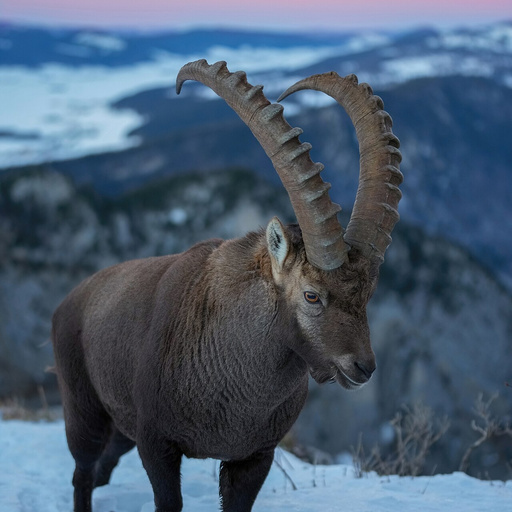
#> input picture paper1_dataset/images_natural_512/natural_animal_04b0165e2a020013.jpg, 512 x 512 px
$ python -i attacks.py   (imports and definitions only)
#> lines starting #> are read from the running program, lines starting #| are printed output that depends on the picture
#> further down, picture is the input picture: shape (512, 512, 3); mean B, G, R 112.6, 92.8, 74.3
#!/usr/bin/env python3
"""Image perturbations for watermark robustness experiments."""

from __future__ import annotations

import io

import cv2
import numpy as np
from PIL import Image


def ensure_512(image: np.ndarray, size: int = 512) -> np.ndarray:
    if image.shape[:2] == (size, size):
        return image
    return cv2.resize(image, (size, size), interpolation=cv2.INTER_LANCZOS4)


def jpeg_compress(image: np.ndarray, quality: int = 70) -> np.ndarray:
    buffer = io.BytesIO()
    Image.fromarray(image.astype(np.uint8)).save(
        buffer, format="JPEG", quality=quality, subsampling=0
    )
    buffer.seek(0)
    with Image.open(buffer) as decoded:
        return np.asarray(decoded.convert("RGB")).copy()


def resize_attack(image: np.ndarray, scale: float = 0.75) -> np.ndarray:
#> called with scale = 0.95
    h, w = image.shape[:2]
#> h = 512; w = 512
    resized = cv2.resize(
        image,
        (max(32, int(w * scale)), max(32, int(h * scale))),
        interpolation=cv2.INTER_LANCZOS4,
    )
    return ensure_512(resized)


# [8 lines left out: function center_crop, not called in this run]


def gaussian_noise(image: np.ndarray, sigma: float = 5.0, seed: int = 20260910):
    rng = np.random.default_rng(seed)
    noise = rng.normal(0, sigma, image.shape)
    return np.clip(image.astype(np.float32) + noise, 0, 255).astype(np.uint8)


# [22 lines left out: functions salt_pepper, brightness_contrast, not called in this run]


def gaussian_blur(image: np.ndarray, ksize: int = 3):
    return cv2.GaussianBlur(image, (ksize, ksize), 0)


# [5 lines left out: function screenshot_sim, not called in this run]


def _perspective_warp(image: np.ndarray, jitter: float, seed: int):
    """Apply a small, deterministic perspective distortion."""
#> called with jitter = 0.025, seed = 20260910

    h, w = image.shape[:2]
#> h = 512; w = 512
    rng = np.random.default_rng(seed)
    src = np.float32([[0, 0], [w - 1, 0], [w - 1, h - 1], [0, h - 1]])
#> src = [[0, 0], [511, 0], [511, 511], [0, 511]]
    offset = rng.uniform(-jitter, jitter, size=(4, 2)) * np.array([w, h])
    dst = src + offset.astype(np.float32)
    matrix = cv2.getPerspectiveTransform(src, dst)
    return cv2.warpPerspective(
        image,
        matrix,
        (w, h),
        flags=cv2.INTER_LANCZOS4,
        borderMode=cv2.BORDER_REPLICATE,
    )
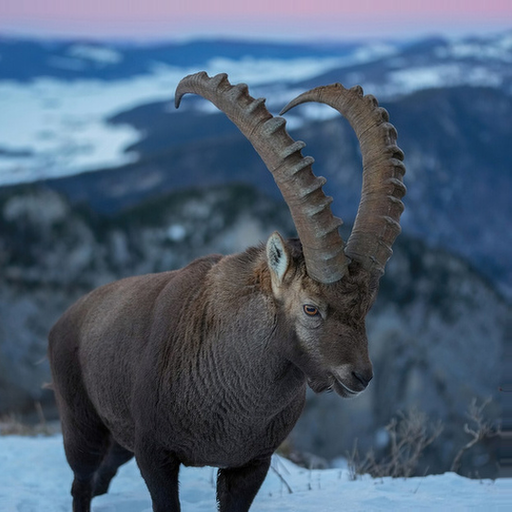
#> returned value: shape (512, 512, 3); mean of channels 0, 1, 2 114.7, 94.5, 76.7; drawn as B, G, R


# [46 lines left out: functions _add_moire, real_screen_capture, not called in this run]


def print_scan(
    image: np.ndarray,
    seed: int = 20260910,
    scale: float = 0.95,
    perspective_jitter: float = 0.025,
    paper_texture: float = 0.03,
    ink_bleed: float = 0.03,
    blur_ksize: int = 3,
    noise_sigma: float = 4.0,
    gamma: float = 1.05,
    jpeg_quality: int = 80,
):
    """More realistic print-scan simulation.

    Models print scaling, perspective, paper texture/yellowing, ink bleed,
    scanner noise, gamma shift and recompression.  As with screen capture, this
    is a simulator and can be replaced by real scan files at the same API.
    """

    out = resize_attack(image, scale=scale)
    out = _perspective_warp(out, jitter=perspective_jitter, seed=seed)

    h, w = out.shape[:2]
#> h = 512; w = 512
    rng = np.random.default_rng(seed + 1)
    low = rng.normal(0, 1, size=(16, 16)).astype(np.float32)
    texture = cv2.resize(low, (w, h), interpolation=cv2.INTER_CUBIC)
    texture = texture / (np.std(texture) + 1e-6)
    out = np.clip(
        out.astype(np.float32)
        + paper_texture * 255.0 * texture[..., None],
        0,
        255,
    ).astype(np.uint8)
    # Slight paper yellowing: increase red/green, reduce blue.
    tint = np.array([1.01, 1.005, 0.985], dtype=np.float32)
    out = np.clip(out.astype(np.float32) * tint[None, None, :], 0, 255).astype(np.uint8)
    out = cv2.GaussianBlur(out, (blur_ksize, blur_ksize), 0)
    out = np.clip(((out.astype(np.float32) / 255.0) ** gamma) * 255.0, 0, 255).astype(
        np.uint8
    )
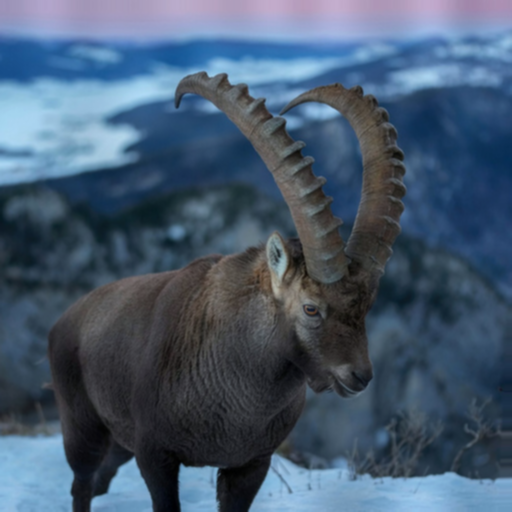
#> out: shape (512, 512, 3); mean B, G, R 110.9, 89.8, 70.5
    out = gaussian_noise(out, sigma=noise_sigma, seed=seed + 2)
    out = jpeg_compress(out, quality=jpeg_quality)
#> in jpeg_compress, `with Image.open(buffer) as decoded:`:
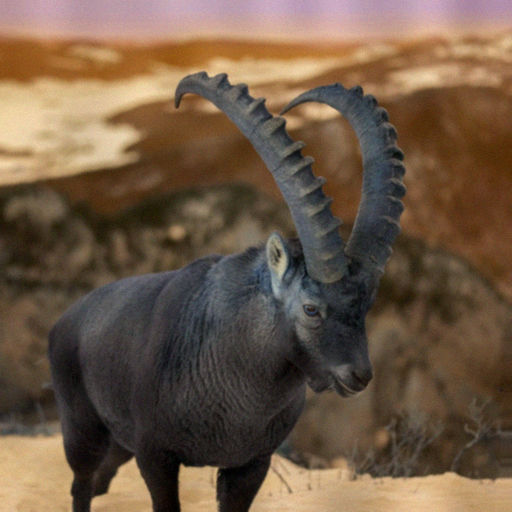
#> decoded: PIL image 512x512 RGB; mean R, G, B 110.5, 89.3, 70
    return ensure_512(out)


# [76 lines left out: functions rotate_small, apply_attack, not called in this run]

>>> import cv2
>>> picture = cv2.imread('../paper1_dataset/images_natural_512/natural_animal_04b0165e2a020013.jpg')
>>> result = print_scan(picture)

$ run again, on paper1_dataset/images_natural_512/natural_animal_2a636668c21e28d3.jpg
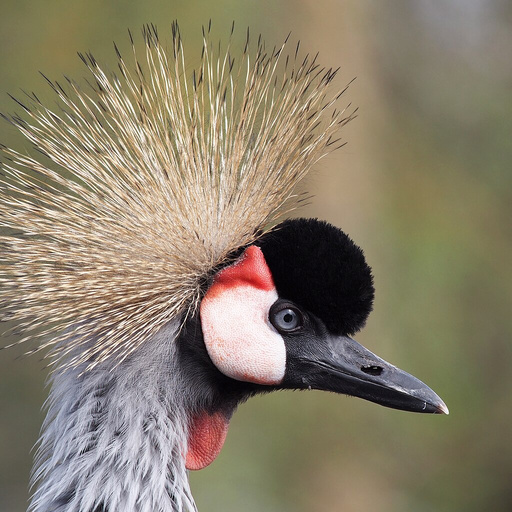
#> input picture paper1_dataset/images_natural_512/natural_animal_2a636668c21e28d3.jpg, 512 x 512 px
#> picture is the input picture: shape (512, 512, 3); mean B, G, R 107.1, 127.4, 137.5
#> in print_scan, `out = cv2.GaussianBlur(out, (blur_ksize, blur_ksize), 0)`:
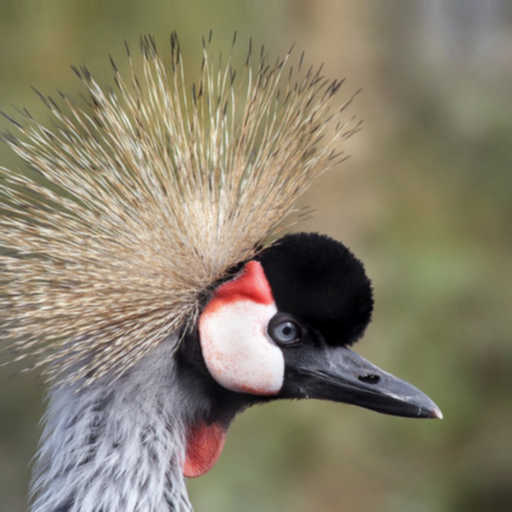
#> out: shape (512, 512, 3); mean B, G, R 107.1, 127.7, 135.3
#> in jpeg_compress, `with Image.open(buffer) as decoded:`:
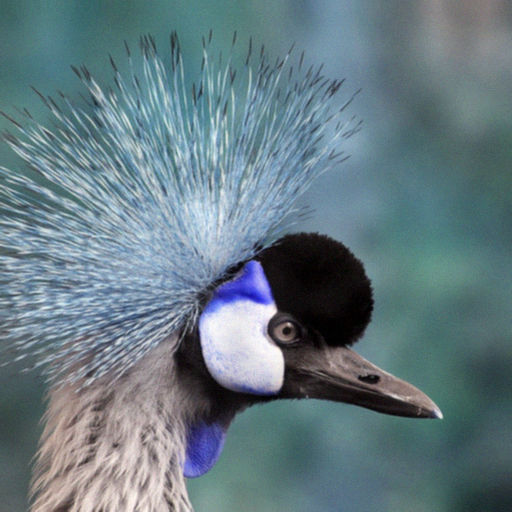
#> decoded: PIL image 512x512 RGB; mean R, G, B 102, 122.7, 130.6

$ run again, on paper1_dataset/images_natural_512/natural_animal_350588b3414feca5.jpg
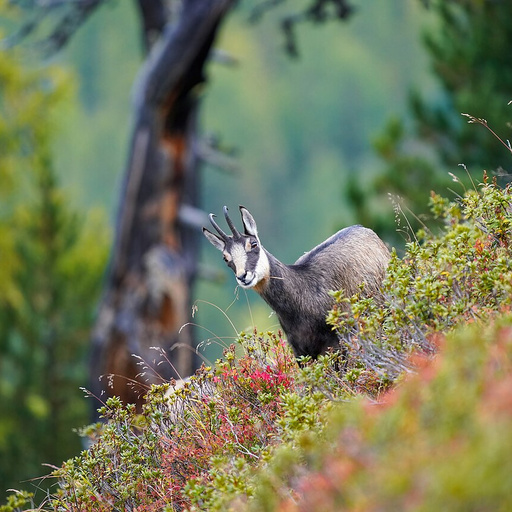
#> input picture paper1_dataset/images_natural_512/natural_animal_350588b3414feca5.jpg, 512 x 512 px
#> picture is the input picture: shape (512, 512, 3); mean B, G, R 90.4, 120.7, 113.7
#> in print_scan, `out = cv2.GaussianBlur(out, (blur_ksize, blur_ksize), 0)`:
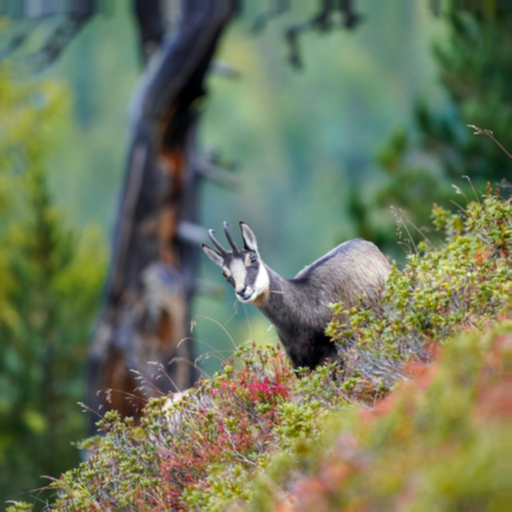
#> out: shape (512, 512, 3); mean B, G, R 91.8, 120.4, 110.1
#> in jpeg_compress, `with Image.open(buffer) as decoded:`:
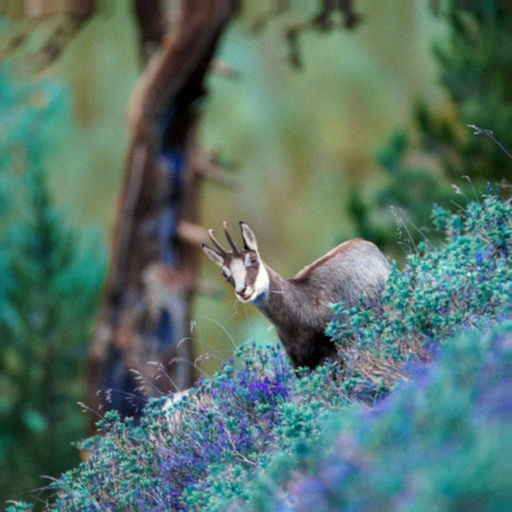
#> decoded: PIL image 512x512 RGB; mean R, G, B 86.6, 115.4, 105.1

$ run again, on paper1_dataset/images_natural_512/natural_animal_5f5129cbe1a2f094.jpg
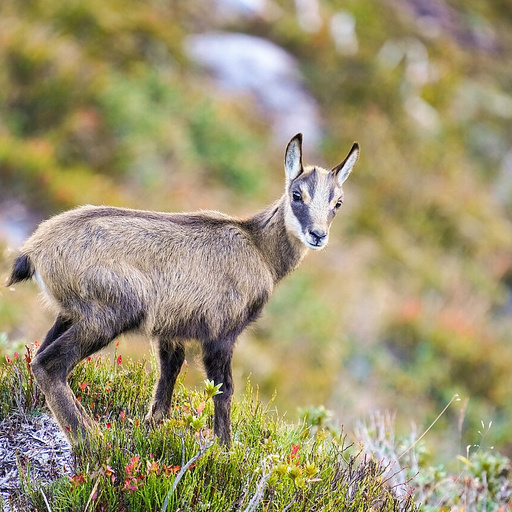
#> input picture paper1_dataset/images_natural_512/natural_animal_5f5129cbe1a2f094.jpg, 512 x 512 px
#> picture is the input picture: shape (512, 512, 3); mean B, G, R 113.7, 148.4, 157.9
#> in print_scan, `out = cv2.GaussianBlur(out, (blur_ksize, blur_ksize), 0)`:
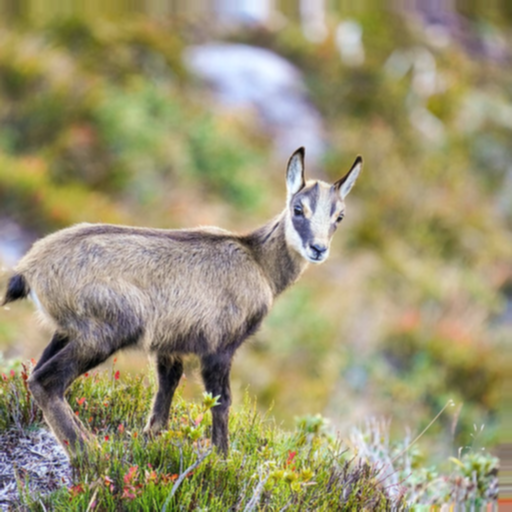
#> out: shape (512, 512, 3); mean B, G, R 114.6, 148.8, 155.5
#> in jpeg_compress, `with Image.open(buffer) as decoded:`:
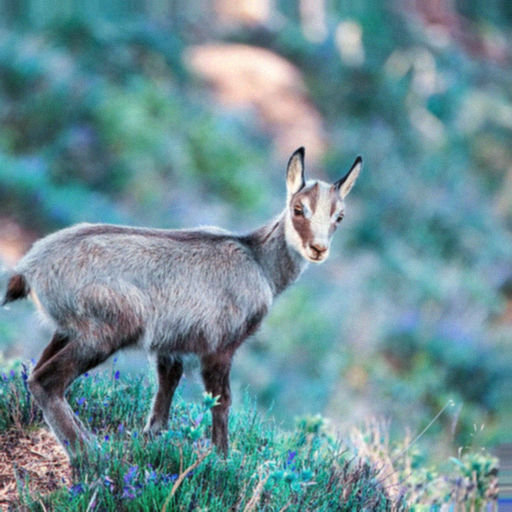
#> decoded: PIL image 512x512 RGB; mean R, G, B 109.6, 144.1, 151
